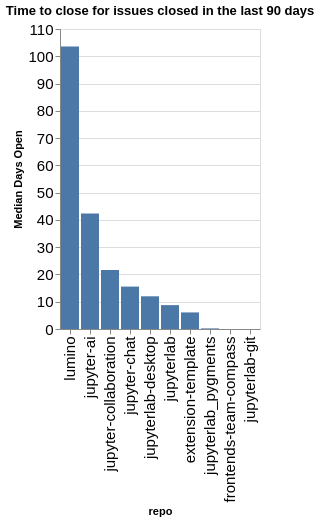

Write notebook code for a chart like this one.
### Code cell
time_open = closed.groupby(['org', 'repo']).agg({'time_open': 'median'}).reset_index()
time_open['time_open'] = time_open['time_open'] / (60 * 60 * 24)
time_open['org/repo'] = time_open.apply(lambda a: a['org'] + '/' + a['repo'], axis=1)
sorted_vals = time_open.sort_values(['org', 'time_open'], ascending=False)['repo'].values
alt.Chart(data=time_open, title=f"Time to close for issues closed in the last {n_days} days").mark_bar().encode(
    x=alt.X('repo', sort=alt.Sort(sorted_vals.tolist())),
    y=alt.Y('time_open', title="Median Days Open"),
)

### Figure 1 — Vega-Lite specification as saved in the notebook (floating-point values rounded to 4 significant figures)
{"config": {"axisLeft": {"labelFontSize": 15}, "axisBottom": {"labelFontSize": 15}}, "data": {"name": "data-9452beccde9354e87e9ee6839fd1b839"}, "mark": {"type": "bar"}, "encoding": {"x": {"field": "repo", "sort": ["lumino", "jupyter-ai", "jupyter-collaboration", "jupyter-chat", "jupyterlab-desktop", "jupyterlab", "extension-template", "jupyterlab_pygments", "frontends-team-compass", "jupyterlab-git"], "type": "nominal"}, "y": {"field": "time_open", "title": "Median Days Open", "type": "quantitative"}}, "title": "Time to close for issues closed in the last 90 days", "$schema": "https://vega.github.io/schema/vega-lite/v5.20.1.json", "datasets": {"data-9452beccde9354e87e9ee6839fd1b839": [{"org": "jupyterlab", "repo": "extension-template", "time_open": 6.079, "org/repo": "jupyterlab/extension-template"}, {"org": "jupyterlab", "repo": "frontends-team-compass", "time_open": 0.005683, "org/repo": "jupyterlab/frontends-team-compass"}, {"org": "jupyterlab", "repo": "jupyter-ai", "time_open": 42.39, "org/repo": "jupyterlab/jupyter-ai"}, {"org": "jupyterlab", "repo": "jupyter-chat", "time_open": 15.55, "org/repo": "jupyterlab/jupyter-chat"}, {"org": "jupyterlab", "repo": "jupyter-collaboration", "time_open": 21.6, "org/repo": "jupyterlab/jupyter-collaboration"}, {"org": "jupyterlab", "repo": "jupyterlab", "time_open": 8.753, "org/repo": "jupyterlab/jupyterlab"}, {"org": "jupyterlab", "repo": "jupyterlab-desktop", "time_open": 11.99, "org/repo": "jupyterlab/jupyterlab-desktop"}, {"org": "jupyterlab", "repo": "jupyterlab-git", "time_open": 0.0005671, "org/repo": "jupyterlab/jupyterlab-git"}, {"org": "jupyterlab", "repo": "jupyterlab_pygments", "time_open": 0.2235, "org/repo": "jupyterlab/jupyterlab_pygments"}, {"org": "jupyterlab", "repo": "lumino", "time_open": 103.6, "org/repo": "jupyterlab/lumino"}]}}
